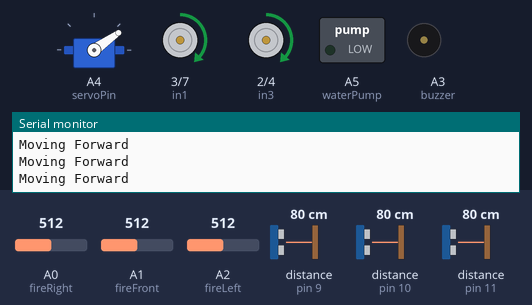
Simulated run of this sketch. Board: Arduino Uno, built with avr-gcc and run on an emulated ATmega328P. On the bench: servo, motor-driver pin pairs drawn as motors (green arrow = first pin HIGH = forward, orange = second pin HIGH = backward, longer = more drive, scaled by the enable pin), switched loads named in the sketch (green lamp = pin HIGH), buzzer (waves = sounding, pin HIGH), the last lines printed to the serial monitor. Wiring (inferred from the names in the program): 3 × ultrasonic range finder: trigger pin 8, echo pin 9 / trigger pin 12, echo pin 11 / trigger pin 13, echo pin 10. The test bench sets the inputs (shaded band); at power-on: distance to the obstacle (sensors on pin 11, pin 9, pin 10) 80 cm, A0 (fireRight) = 512, A1 (fireFront) = 512, A2 (fireLeft) = 512. The echo pulse lasts 58.3 µs per cm; pins used as bus, display or sensor lines are not drawn.

Above: at 1.2 s.
1.3 s: distance to the obstacle (sensor on pin 11) set to 22 cm
2.8 s: distance to the obstacle (sensor on pin 11) set to 18 cm
At 3.6 s:
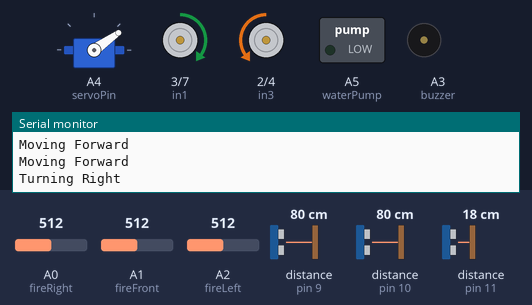
5.8 s: distance to the obstacle (sensor on pin 9) set to 76 cm
At 7.1 s:
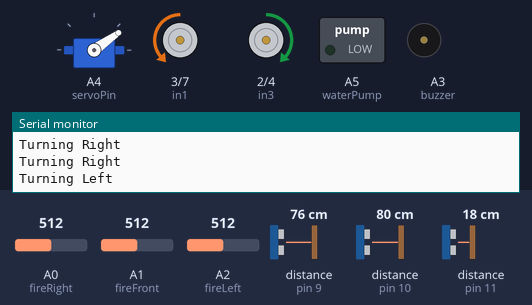
8.8 s: A0 (fireRight) set to 413
11.0 s: A0 (fireRight) set to 386
At 12.6 s:
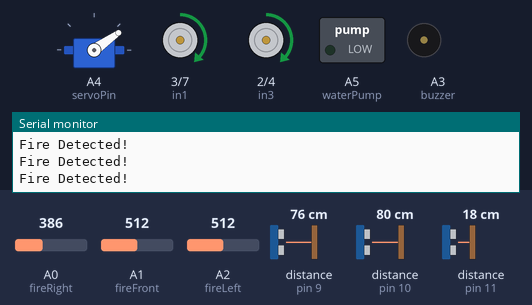
13.7 s: A1 (fireFront) set to 30
At 14.1 s:
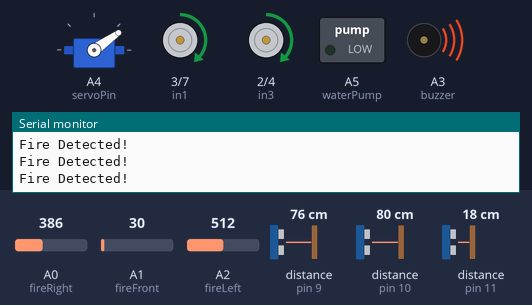
Timing chart, 0 to 17.7 s (numbered marks = the images above; inputs shaded):
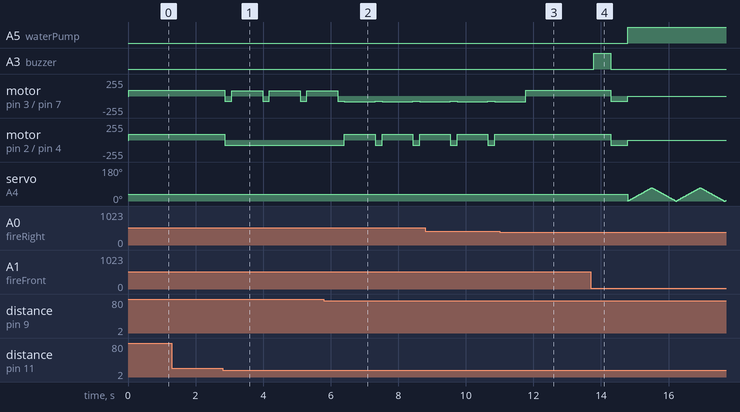

Measured:
- the behaviour switches between 21 and 20 cm on distance to the obstacle (sensor on pin 11) (found by bisection; images 0 and 1)
- the behaviour switches between 80 and 79 cm on distance to the obstacle (sensor on pin 9) (found by bisection; images 1 and 2)
- the behaviour switches between 400 and 399 on A0 (fireRight) (found by bisection; images 2 and 3)
- after the input at 2.8 s, motor on pin 3 (in1) / pin 7 (in2): alternates forward 80/255 for 0.91 s and backward 80/255 for 0.20 s, starting after 0.07 s; motor on pin 2 (in3) / pin 4 (in4): forward 85/255 → backward 80/255 after 0.07 s
- after the input at 5.8 s, motor on pin 2 (in3) / pin 4 (in4): alternates forward 85/255 for 0.91 s and backward 80/255 for 0.20 s, starting after 0.61 s
- after the input at 11.0 s, motor on pin 2 (in3) / pin 4 (in4): stops changing and stays forward 85/255
- after the input at 13.7 s, A5 (waterPump): LOW → HIGH after 1.1 s; A3 (buzzer): LOW → HIGH after 0.09 s, → LOW 0.50 s later

The sketch:

Code.ino
```cpp
/*This is the code to run  a fire fighting robot with obstacle detection here the first priority is given to flame sensor than ultrasonic sensor
Written By: Abishek Parajuli, Agraj Chapagain, Abinash Adhikari, Aditya Parihat*/
#include <Servo.h>

// Motor driver L298N pins
#define enA 6
#define in1 3
#define in2 7
#define in3 2
#define in4 4
#define enB 5

// Ultrasonic sensor pins
#define frontTrig 12
#define frontEcho 11
#define leftTrig 13
#define leftEcho 10
#define rightTrig 8
#define rightEcho 9

// Fire sensor pins
#define fireRight A0
#define fireFront A1
#define fireLeft A2

// Other components
#define waterPump A5
#define servoPin A4
#define buzzer A3
int threshold = 100;
Servo nozzle;  // Servo motor for water spray

// Function to measure distance using ultrasonic sensor
long getDistance(int trig, int echo) {
    digitalWrite(trig, LOW);
    delayMicroseconds(2);
    digitalWrite(trig, HIGH);
    delayMicroseconds(10);
    digitalWrite(trig, LOW);
    long duration = pulseIn(echo, HIGH);
    return duration * 0.034 / 2;  // Convert to cm
}

// Function to move forward
void moveForward() {
    analogWrite(enA, 85); // Motor speed
    analogWrite(enB, 85);
    digitalWrite(in1, HIGH);
    digitalWrite(in2, LOW);
    digitalWrite(in3, HIGH);
    digitalWrite(in4, LOW);
}

// Function to move backward
void moveBackward() {
    analogWrite(enA, 80);
    analogWrite(enB, 80);
    digitalWrite(in1, LOW);
    digitalWrite(in2, HIGH);
    digitalWrite(in3, LOW);
    digitalWrite(in4, HIGH);
}

// Function to turn right
void turnRight() {
    analogWrite(enA, 80);
    analogWrite(enB, 80);
    digitalWrite(in1, HIGH);
    digitalWrite(in2, LOW);
    digitalWrite(in3, LOW);
    digitalWrite(in4, HIGH);
}

// Function to turn left
void turnLeft() {
    analogWrite(enA, 85);
    analogWrite(enB, 85);
    digitalWrite(in1, LOW);
    digitalWrite(in2, HIGH);
    digitalWrite(in3, HIGH);
    digitalWrite(in4, LOW);
}

// Function to stop movement
void stopMoving() {
    digitalWrite(in1, LOW);
    digitalWrite(in2, LOW);
    digitalWrite(in3, LOW);
    digitalWrite(in4, LOW);
}

// Function to extinguish fire
void extinguishFire() {
    stopMoving();
    digitalWrite(waterPump, HIGH);
    while(1){
    int pos;
    Serial.print("Fire Right: ");
    Serial.print(analogRead(fireRight));
    Serial.print("  Fire Front: ");
    Serial.print(analogRead(fireFront));
    Serial.print("  Fire Left: ");
    Serial.println(analogRead(fireLeft));
    for (pos = 0; pos <= 70; pos += 1) { // goes from 0 degrees to 150 degrees
    // in steps of 1 degree
    nozzle.write(pos);              // tell servo to go to position in variable 'pos'
    delay(10);                       // waits 10 ms for the servo to reach the position
  }
  for (pos = 70; pos >= 0; pos -= 1) { // goes from 150 degrees to 0 degrees
    nozzle.write(pos);              // tell servo to go to position in variable 'pos'
    delay(10);                       // waits 10 ms for the servo to reach the position
  }
  int fireR = analogRead(fireRight);
  int fireF = analogRead(fireFront);
  int fireL = analogRead(fireLeft);
  Serial.print(fireF < 200);
  Serial.print(fireL < 200);
  Serial.print(fireR < 200);
  if (fireF < 200 || fireR < 200 || fireL < 200) {continue;} else break;
  }
}

void setup() {
    // Motor driver setup
    pinMode(enA, OUTPUT);\


    pinMode(in1, OUTPUT);
    pinMode(in2, OUTPUT);
    pinMode(in3, OUTPUT);
    pinMode(in4, OUTPUT);
    pinMode(enB, OUTPUT);

    // Ultrasonic sensor setup
    pinMode(frontTrig, OUTPUT);
    pinMode(frontEcho, INPUT);
    pinMode(leftTrig, OUTPUT);
    pinMode(leftEcho, INPUT);
    pinMode(rightTrig, OUTPUT);
    pinMode(rightEcho, INPUT);

    // Fire sensor setup
    pinMode(fireRight, INPUT);
    pinMode(fireFront, INPUT);
    pinMode(fireLeft, INPUT);

    // Other components setup
    pinMode(buzzer, OUTPUT);
    pinMode(waterPump, OUTPUT);
    nozzle.attach(servoPin);
    nozzle.write(35); // Default position
    digitalWrite(waterPump, LOW);
    digitalWrite(buzzer, LOW);
    Serial.begin(9600);
}

void loop() {
    long frontDist = getDistance(frontTrig, frontEcho);
    long leftDist = getDistance(leftTrig, leftEcho);
    long rightDist = getDistance(rightTrig, rightEcho);

    int fireR = analogRead(fireRight);
    int fireF = analogRead(fireFront);
    int fireL = analogRead(fireLeft);

    // Check for fire
    if (fireF < 400 || fireR < 400 || fireL < 400) {
        Serial.println("Fire Detected!");
        moveForward();
        if (fireF < 40 || fireR < 40 || fireL < 40) {
            digitalWrite(buzzer, HIGH); // Buzzer ON
            delay(500);
            digitalWrite(buzzer, LOW); // Buzzer OFF
            moveBackward();
            delay(500);
            extinguishFire();
            nozzle.write(35);
            digitalWrite(waterPump, LOW);
            return; // Resume navigation after extinguishing
        }
    } else {
        // Obstacle Avoidance Logic
        if (frontDist < 20) {  // If an object is too close in front
            stopMoving();
            moveBackward();  // Move back briefly
            delay(200);  // Reduced delay (was 500ms)
            stopMoving();

            if (leftDist > rightDist) {
                Serial.println("Turning Left");
                turnLeft();
                delay(800);
            } else {
                Serial.println("Turning Right");
                turnRight();
                delay(800);
            }
        } else if (leftDist < 20) {  // Avoid left obstacle
            Serial.println("Obstacle on Left, Turning Right");
            turnRight();
            delay(800);
        } else if (rightDist < 20) {  // Avoid right obstacle
            Serial.println("Obstacle on Right, Turning Left");
            turnLeft();
            delay(800);
        } else {
            Serial.println("Moving Forward");
            moveForward();
        }
    }

    delay(100);
}
```
